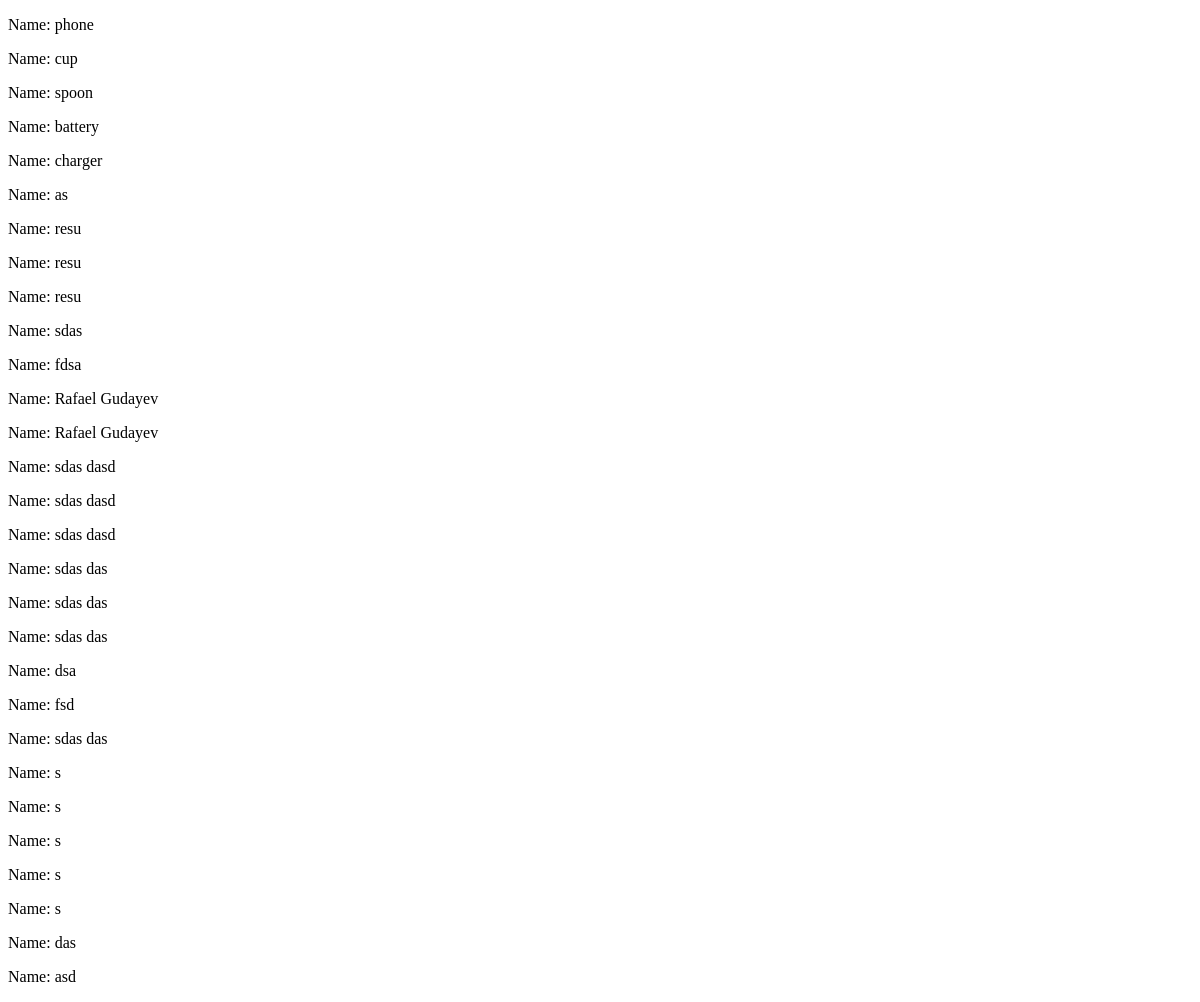
The app's page /goods, older data.
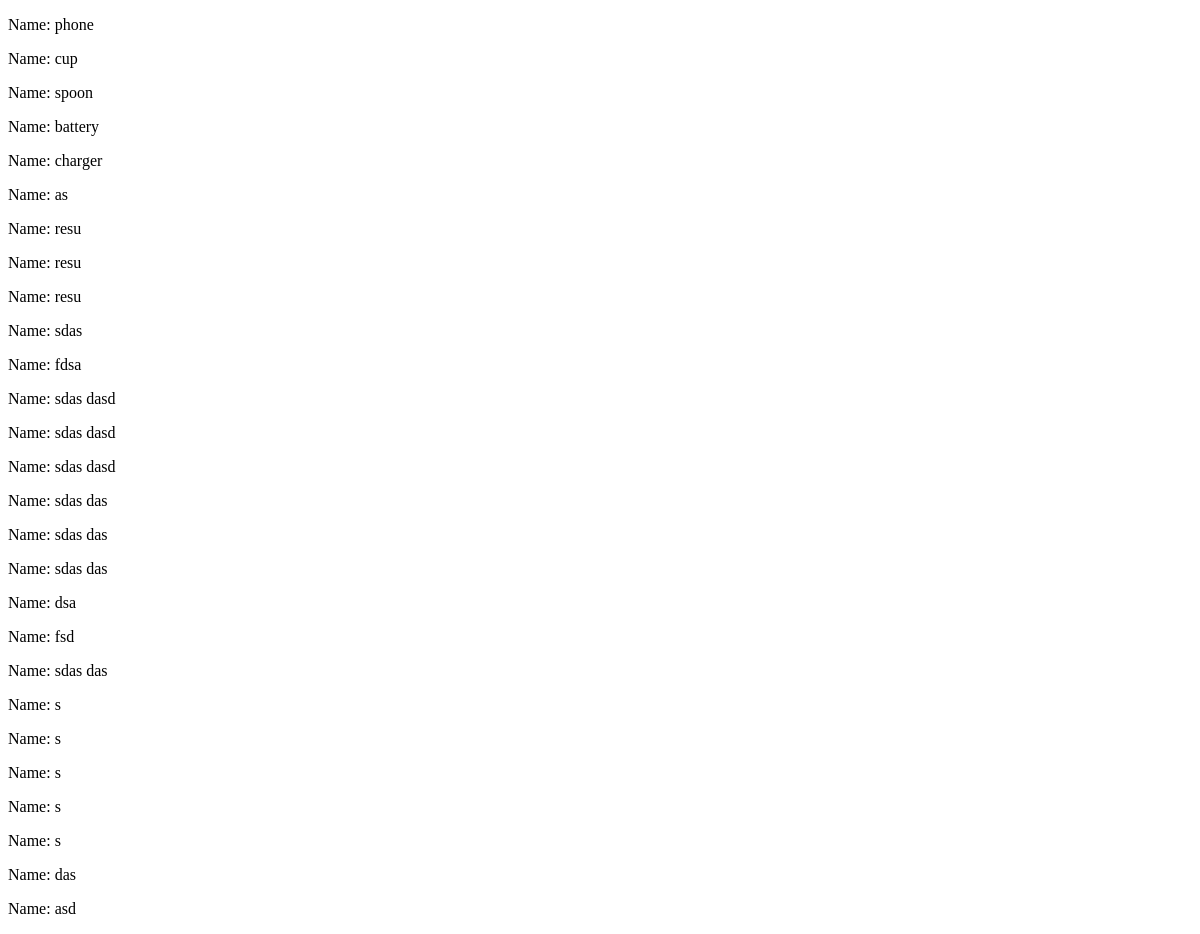
The same page, newer data.
### fometask2/models.py (models this page shows)
class Goods(models.Model):
    name = models.CharField(max_length=100)
    description = models.TextField()
    price = models.FloatField()
    amount = models.IntegerField()
    photo = models.ImageField()
    date_add = models.DateField(auto_now_add=True)
    def __str__(self) -> str:
        return f"Name: {self.name}"

### fometask2/views.py (the view)
# urls.py: path("goods", views.goods_list, name="goods"),
def goods_list(request):
    if request.method == "GET":
        goods = Goods.objects.all()
        return render(request, 'fometask2/goods.html', {"goods": goods})

### fometask2/templates/fometask2/goods.html (shortened to what this page needs)
<!DOCTYPE html>
<html lang="en">
<head>
</head>
<body>
    {% for good in goods %}
    <p>
        {{ good }}
    </p>
    {% endfor %}
</body>
</html>

Row changes from the older to the newer data that the page shows:
removed Goods: name "Name: Rafael Gudayev"
removed Goods: name "Name: Rafael Gudayev"
